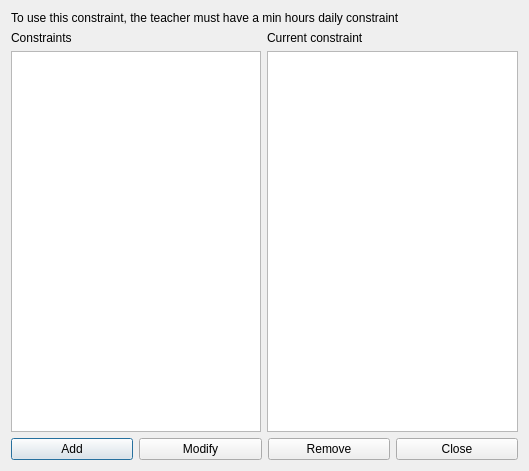
<?xml version="1.0" encoding="UTF-8"?>
<ui version="4.0">
 <class>ConstraintTeachersMinHoursPerMorningForm_template</class>
 <widget class="QDialog" name="ConstraintTeachersMinHoursPerMorningForm_template">
  <property name="geometry">
   <rect>
    <x>0</x>
    <y>0</y>
    <width>529</width>
    <height>471</height>
   </rect>
  </property>
  <property name="windowTitle">
   <string extracomment="This is the title of the dialog in which you see the list of all constraints of this type">Constraints teachers min hours per morning</string>
  </property>
  <layout class="QGridLayout" name="gridLayout">
   <item row="0" column="0" colspan="2">
    <widget class="QLabel" name="instructionsLabel">
     <property name="sizePolicy">
      <sizepolicy hsizetype="Minimum" vsizetype="Minimum">
       <horstretch>0</horstretch>
       <verstretch>0</verstretch>
      </sizepolicy>
     </property>
     <property name="text">
      <string>To use this constraint, the teacher must have a min hours daily constraint</string>
     </property>
     <property name="wordWrap">
      <bool>true</bool>
     </property>
    </widget>
   </item>
   <item row="1" column="0">
    <layout class="QVBoxLayout" name="verticalLayout">
     <item>
      <widget class="QLabel" name="constraintsTextLabel">
       <property name="frameShape">
        <enum>QFrame::NoFrame</enum>
       </property>
       <property name="frameShadow">
        <enum>QFrame::Plain</enum>
       </property>
       <property name="text">
        <string>Constraints</string>
       </property>
       <property name="wordWrap">
        <bool>false</bool>
       </property>
      </widget>
     </item>
     <item>
      <widget class="QListWidget" name="constraintsListWidget"/>
     </item>
    </layout>
   </item>
   <item row="1" column="1">
    <layout class="QVBoxLayout" name="verticalLayout_2">
     <item>
      <widget class="QLabel" name="currentConstraintTextLabel">
       <property name="text">
        <string>Current constraint</string>
       </property>
       <property name="wordWrap">
        <bool>false</bool>
       </property>
      </widget>
     </item>
     <item>
      <widget class="QPlainTextEdit" name="currentConstraintTextEdit"/>
     </item>
    </layout>
   </item>
   <item row="2" column="0" colspan="2">
    <layout class="QHBoxLayout" name="horizontalLayout">
     <item>
      <widget class="QPushButton" name="addConstraintPushButton">
       <property name="text">
        <string>Add</string>
       </property>
      </widget>
     </item>
     <item>
      <widget class="QPushButton" name="modifyConstraintPushButton">
       <property name="text">
        <string>Modify</string>
       </property>
      </widget>
     </item>
     <item>
      <widget class="QPushButton" name="removeConstraintPushButton">
       <property name="text">
        <string>Remove</string>
       </property>
      </widget>
     </item>
     <item>
      <widget class="QPushButton" name="closePushButton">
       <property name="text">
        <string>Close</string>
       </property>
      </widget>
     </item>
    </layout>
   </item>
  </layout>
 </widget>
 <layoutdefault spacing="6" margin="11"/>
 <resources/>
 <connections/>
</ui>
